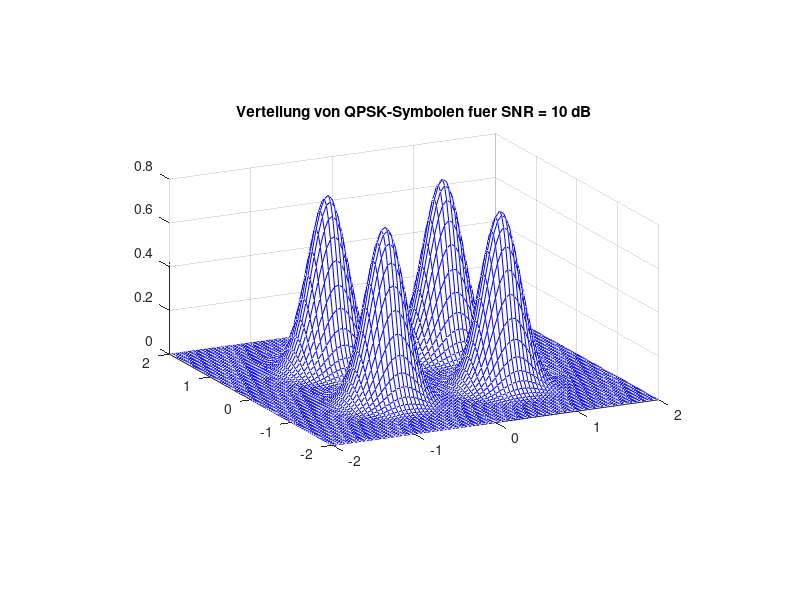

Recreate this plot in MATLAB.
function sdr_kanal_symbole_verteilung
% Verteilung der Symbole bei QPSK mit einem Symbol-Rausch-Abstand von 10 dB
%
%------------------------------------------------
% (c) Eberhard Gamm (www.ibega.de),
%     LIKE (www.like.e-technik.uni-erlangen.de),
%     2013
%------------------------------------------------

close all;

% QPSK-Alphabet
s_m = sqrt(0.5) * [ 1+1i -1+1i 1-1i -1-1i ];
l_m = length( s_m );

% Symbol-Rausch-Abstand
SNR = 10;

% Symbolleistung
P_s = real( s_m * s_m' ) / l_m;

% Rauschleistung
P_n = P_s / SNR;

% Verteilung der Symbole
x   = -2 : 0.05 : 2;
y   = -2 : 0.05 : 2;
l_x = length( x );
l_y = length( y );
n   = repmat( x, l_y, 1 ) + 1i * repmat( fliplr( y ).', 1, l_x );
p   = zeros( l_y, l_x );
for i = 1 : l_m
    p = p + exp( - abs( n - s_m(i) ).^2 / P_n ) / P_n;
end
p = p / ( pi * l_m );

figure(1);
colormap([0 0 1;0 0 1]);
mesh(x,y,p);
set(gca,'PlotBoxAspectRatio',[1 1 0.5]);
set(gca,'CameraPosition',[-10 -20 3]);
title('Verteilung von QPSK-Symbolen fuer SNR = 10 dB');
